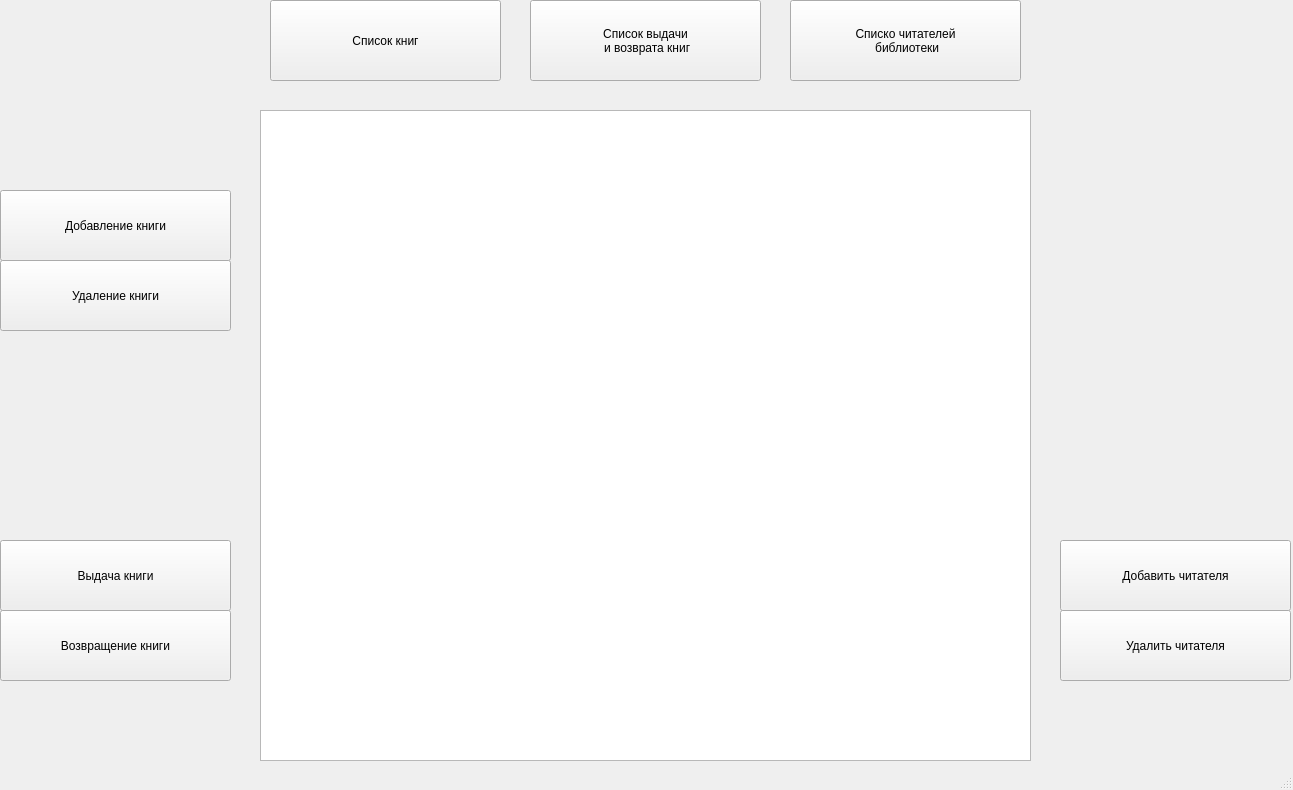
<?xml version="1.0" encoding="UTF-8"?>
<ui version="4.0">
 <class>MainWindow</class>
 <widget class="QMainWindow" name="MainWindow">
  <property name="geometry">
   <rect>
    <x>0</x>
    <y>0</y>
    <width>1293</width>
    <height>790</height>
   </rect>
  </property>
  <property name="windowTitle">
   <string>MainWindow</string>
  </property>
  <widget class="QWidget" name="centralwidget">
   <widget class="QPushButton" name="ViewBooks">
    <property name="geometry">
     <rect>
      <x>270</x>
      <y>0</y>
      <width>231</width>
      <height>81</height>
     </rect>
    </property>
    <property name="text">
     <string>Список книг</string>
    </property>
   </widget>
   <widget class="QPushButton" name="Accouting">
    <property name="geometry">
     <rect>
      <x>530</x>
      <y>0</y>
      <width>231</width>
      <height>81</height>
     </rect>
    </property>
    <property name="text">
     <string>Список выдачи
 и возврата книг</string>
    </property>
   </widget>
   <widget class="QPushButton" name="AddBook">
    <property name="geometry">
     <rect>
      <x>0</x>
      <y>190</y>
      <width>231</width>
      <height>71</height>
     </rect>
    </property>
    <property name="text">
     <string>Добавление книги</string>
    </property>
   </widget>
   <widget class="QPushButton" name="DeleteBook">
    <property name="geometry">
     <rect>
      <x>0</x>
      <y>260</y>
      <width>231</width>
      <height>71</height>
     </rect>
    </property>
    <property name="text">
     <string>Удаление книги</string>
    </property>
   </widget>
   <widget class="QPushButton" name="GiveBook">
    <property name="geometry">
     <rect>
      <x>0</x>
      <y>540</y>
      <width>231</width>
      <height>71</height>
     </rect>
    </property>
    <property name="text">
     <string>Выдача книги</string>
    </property>
   </widget>
   <widget class="QPushButton" name="ReturnBook">
    <property name="geometry">
     <rect>
      <x>0</x>
      <y>610</y>
      <width>231</width>
      <height>71</height>
     </rect>
    </property>
    <property name="text">
     <string>Возвращение книги</string>
    </property>
   </widget>
   <widget class="QTableWidget" name="tableWidget">
    <property name="geometry">
     <rect>
      <x>260</x>
      <y>110</y>
      <width>771</width>
      <height>651</height>
     </rect>
    </property>
   </widget>
   <widget class="QPushButton" name="ViewUsers">
    <property name="geometry">
     <rect>
      <x>790</x>
      <y>0</y>
      <width>231</width>
      <height>81</height>
     </rect>
    </property>
    <property name="text">
     <string>Списко читателей
 библиотеки</string>
    </property>
   </widget>
   <widget class="QPushButton" name="AddUser">
    <property name="geometry">
     <rect>
      <x>1060</x>
      <y>540</y>
      <width>231</width>
      <height>71</height>
     </rect>
    </property>
    <property name="text">
     <string>Добавить читателя</string>
    </property>
   </widget>
   <widget class="QPushButton" name="DeleteUser">
    <property name="geometry">
     <rect>
      <x>1060</x>
      <y>610</y>
      <width>231</width>
      <height>71</height>
     </rect>
    </property>
    <property name="text">
     <string>Удалить читателя</string>
    </property>
   </widget>
  </widget>
  <widget class="QMenuBar" name="menubar">
   <property name="geometry">
    <rect>
     <x>0</x>
     <y>0</y>
     <width>1293</width>
     <height>25</height>
    </rect>
   </property>
  </widget>
  <widget class="QStatusBar" name="statusbar"/>
 </widget>
 <resources/>
 <connections/>
</ui>
